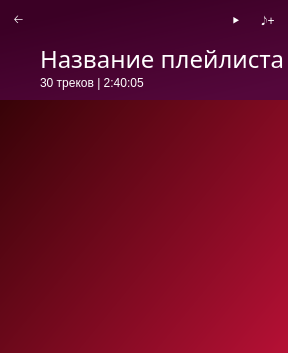
      <widget class="QWidget" name="page_9">
       <layout class="QVBoxLayout" name="verticalLayout_14">
        <property name="spacing">
         <number>0</number>
        </property>
        <property name="leftMargin">
         <number>0</number>
        </property>
        <property name="topMargin">
         <number>0</number>
        </property>
        <property name="rightMargin">
         <number>0</number>
        </property>
        <property name="bottomMargin">
         <number>0</number>
        </property>
        <item>
         <widget class="QWidget" name="widget_11" native="true">
          <property name="styleSheet">
           <string notr="true">background-color: qlineargradient(spread:pad, x1:0, y1:0, x2:1, y2:1, stop:0 rgba(34, 1, 0, 255), stop:1 rgba(182, 16, 53, 255));</string>
          </property>
          <layout class="QVBoxLayout" name="verticalLayout_11">
           <property name="spacing">
            <number>1</number>
           </property>
           <property name="leftMargin">
            <number>0</number>
           </property>
           <property name="topMargin">
            <number>0</number>
           </property>
           <property name="rightMargin">
            <number>0</number>
           </property>
           <property name="bottomMargin">
            <number>0</number>
           </property>
           <item>
            <layout class="QVBoxLayout" name="verticalLayout_12" stretch="1,4">
             <property name="spacing">
              <number>3</number>
             </property>
             <item>
              <widget class="QWidget" name="widget_12" native="true">
               <property name="sizePolicy">
                <sizepolicy hsizetype="Preferred" vsizetype="Fixed">
                 <horstretch>0</horstretch>
                 <verstretch>0</verstretch>
                </sizepolicy>
               </property>
               <property name="minimumSize">
                <size>
                 <width>0</width>
                 <height>100</height>
                </size>
               </property>
               <property name="styleSheet">
                <string notr="true">background-color: qlineargradient(spread:pad, x1:0.21, y1:0.142273, x2:0.773, y2:1, stop:0 rgba(59, 0, 37, 255), stop:1 rgba(84, 7, 59, 255));
border: none;</string>
               </property>
               <layout class="QHBoxLayout" name="horizontalLayout_9">
                <property name="spacing">
                 <number>0</number>
                </property>
                <property name="leftMargin">
                 <number>0</number>
                </property>
                <property name="topMargin">
                 <number>0</number>
                </property>
                <property name="rightMargin">
                 <number>0</number>
                </property>
                <property name="bottomMargin">
                 <number>0</number>
                </property>
                <item>
                 <layout class="QVBoxLayout" name="verticalLayout_13" stretch="0,0">
                  <property name="spacing">
                   <number>0</number>
                  </property>
                  <property name="leftMargin">
                   <number>10</number>
                  </property>
                  <property name="topMargin">
                   <number>0</number>
                  </property>
                  <property name="rightMargin">
                   <number>3</number>
                  </property>
                  <property name="bottomMargin">
                   <number>10</number>
                  </property>
                  <item>
                   <layout class="QHBoxLayout" name="horizontalLayout_8">
                    <property name="spacing">
                     <number>20</number>
                    </property>
                    <property name="rightMargin">
                     <number>10</number>
                    </property>
                    <item>
                     <widget class="QPushButton" name="PlaylistBack">
                      <property name="styleSheet">
                       <string notr="true">border: none;
font: 63 26pt &quot;Segoe UI Semibold&quot;;
color: rgb(255, 255, 255);
background-color: rgba(255, 255, 255, 0);</string>
                      </property>
                      <property name="text">
                       <string> 🡠 </string>
                      </property>
                     </widget>
                    </item>
                    <item>
                     <spacer name="horizontalSpacer_2">
                      <property name="orientation">
                       <enum>Qt::Horizontal</enum>
                      </property>
                      <property name="sizeHint" stdset="0">
                       <size>
                        <width>40</width>
                        <height>20</height>
                       </size>
                      </property>
                     </spacer>
                    </item>
                    <item>
                     <spacer name="verticalSpacer">
                      <property name="orientation">
                       <enum>Qt::Vertical</enum>
                      </property>
                      <property name="sizeHint" stdset="0">
                       <size>
                        <width>20</width>
                        <height>100</height>
                       </size>
                      </property>
                     </spacer>
                    </item>
                    <item>
                     <widget class="QPushButton" name="PlayPlaylist">
                      <property name="styleSheet">
                       <string notr="true">border: none;
font: 63 26pt &quot;Segoe UI Semibold&quot;;
color: rgb(255, 255, 255);
background-color: rgba(255, 255, 255, 0);</string>
                      </property>
                      <property name="text">
                       <string>⯈</string>
                      </property>
                     </widget>
                    </item>
                    <item>
                     <widget class="QPushButton" name="AddTrackToPlaylist">
                      <property name="styleSheet">
                       <string notr="true">border: none;
font: 63 26pt &quot;Segoe UI Semibold&quot;;
color: rgb(255, 255, 255);
background-color: rgba(255, 255, 255, 0);</string>
                      </property>
                      <property name="text">
                       <string>𝅘𝅥𝅮+</string>
                      </property>
                     </widget>
                    </item>
                   </layout>
                  </item>
                  <item>
                   <layout class="QVBoxLayout" name="verticalLayout_21">
                    <property name="leftMargin">
                     <number>30</number>
                    </property>
                    <item>
                     <widget class="QLabel" name="PlaylistName">
                      <property name="sizePolicy">
                       <sizepolicy hsizetype="Preferred" vsizetype="Minimum">
                        <horstretch>0</horstretch>
                        <verstretch>0</verstretch>
                       </sizepolicy>
                      </property>
                      <property name="minimumSize">
                       <size>
                        <width>0</width>
                        <height>0</height>
                       </size>
                      </property>
                      <property name="font">
                       <font>
                        <family>Segoe UI Semibold</family>
                        <pointsize>18</pointsize>
                        <weight>7</weight>
                        <italic>false</italic>
                        <bold>false</bold>
                       </font>
                      </property>
                      <property name="styleSheet">
                       <string notr="true">QLabel{
	border: none;
	font: 63 18pt &quot;Segoe UI Semibold&quot;;
	color: rgb(255, 255, 255);
background-color: rgba(255, 255, 255, 0);
}</string>
                      </property>
                      <property name="text">
                       <string>Название плейлиста</string>
                      </property>
                      <property name="alignment">
                       <set>Qt::AlignLeading|Qt::AlignLeft|Qt::AlignVCenter</set>
                      </property>
                     </widget>
                    </item>
                    <item>
                     <widget class="QLabel" name="PlaylistInfo">
                      <property name="styleSheet">
                       <string notr="true">QLabel{
	border: none;
	font: 63 12pt &quot;Segoe UI Semibold&quot;;
	color: rgb(255, 255, 255);
background-color: rgba(255, 255, 255, 0);
}</string>
                      </property>
                      <property name="text">
                       <string>30 треков | 2:40:05</string>
                      </property>
                     </widget>
                    </item>
                   </layout>
                  </item>
                 </layout>
                </item>
               </layout>
              </widget>
             </item>
             <item>
              <widget class="QListWidget" name="PlaylistTracks">
               <property name="styleSheet">
                <string notr="true">QListWidget {
    show-decoration-selected: 1;
	border: none;
	background-color: rgba(255, 255, 255, 0);
}

QListWidget::item:alternate {
	background-color: rgba(255, 255, 255, 0);
	border: none;
}

QListWidget::item:selected {
	background-color: rgba(255, 255, 255, 40);
	border: none;
}

QListWidget::item:hover {
	background-color: rgba(255, 255, 255, 20);
	border: none;
}

QScrollBar:vertical {
    border: none;
	background-color: rgb(148, 13, 41);
    width: 7px;
    margin: 0px 0 0 0;
	value:10
}

QScrollBar::handle:vertical {
	background-color: rgb(173, 68, 74);
    min-height: 5px;
    max-height: 6px;
    border-radius: 3px;
    border: none;
}

QScrollBar::add-line:vertical {
    border: none;
	background-color: rgba(255, 255, 255, 0);
    height: 20px;
    subcontrol-position: bottom;
    subcontrol-origin: margin;
}

QScrollBar::sub-line:vertical {
    border: none;
	background-color: rgba(255, 255, 255, 0);
    height: 20px;
    subcontrol-position: top;
    subcontrol-origin: margin;
}

QScrollBar::add-page:vertical, QScrollBar::sub-page:vertical {
    background: none;
    border: none;
}</string>
               </property>
              </widget>
             </item>
            </layout>
           </item>
          </layout>
         </widget>
        </item>
       </layout>
      </widget>
